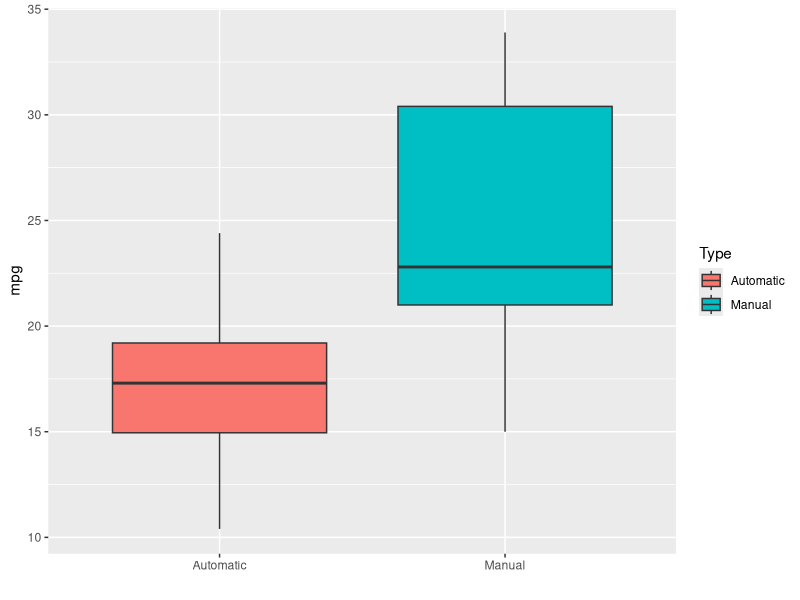
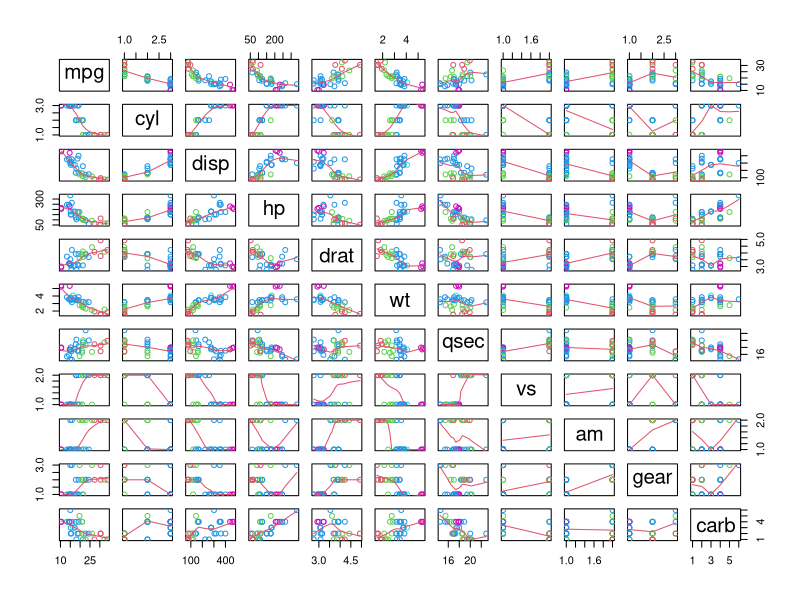
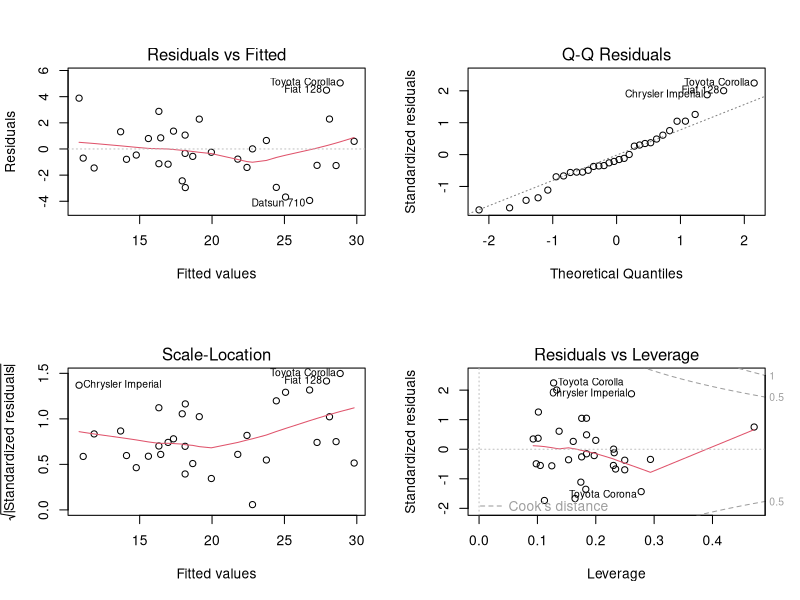

Recreate these plots in R, in order.
## ---- chunk 1
install.packages("ggplot2", repos='http://cran.us.r-project.org')
library(ggplot2)
## ---- chunk 2
data(mtcars)
mtcars$cyl <- factor(mtcars$cyl);mtcars$vs <- factor(mtcars$vs);
mtcars$gear <- factor(mtcars$gear);mtcars$carb <- factor(mtcars$carb);
mtcars$am <- factor(mtcars$am,labels=c('Automatic','Manual'))
## ---- chunk 3
base_model <- lm(mpg ~ ., data = mtcars)
best_model <- step(base_model, direction = "both")
## ---- chunk 4
summary(best_model)
## ---- chunk 5
simple_model <- lm(mpg ~ am, data = mtcars)
anova(simple_model, best_model)
## ---- chunk 6
group1 <- mtcars[mtcars$am == "Manual",];group2 <- mtcars[mtcars$am == "Automatic",];
t.test(group1$mpg,group2$mpg)
## ---- chunk 7
leverage <- hatvalues(best_model)
tail(sort(leverage),4)

influential <- dfbetas(best_model)
tail(sort(influential[,6]),4)
## ---- chunk 8
g = ggplot(mtcars, aes(factor(am), mpg, fill=factor(am)))
g = g + geom_boxplot()
g = g + scale_colour_discrete(name = "Type")
g = g + scale_fill_discrete(name="Type", breaks=c("Automatic", "Manual"),
                                labels=c("Automatic", "Manual"))
g = g + scale_x_discrete(breaks=c("Automatic", "Manual"), labels=c("Automatic", "Manual"))
g = g + xlab("")
g

## ---- chunk 9
pairs(mtcars, panel = panel.smooth, col = 9 + mtcars$wt)
## ---- chunk 10
par(mfrow = c(2,2))
plot(best_model)
